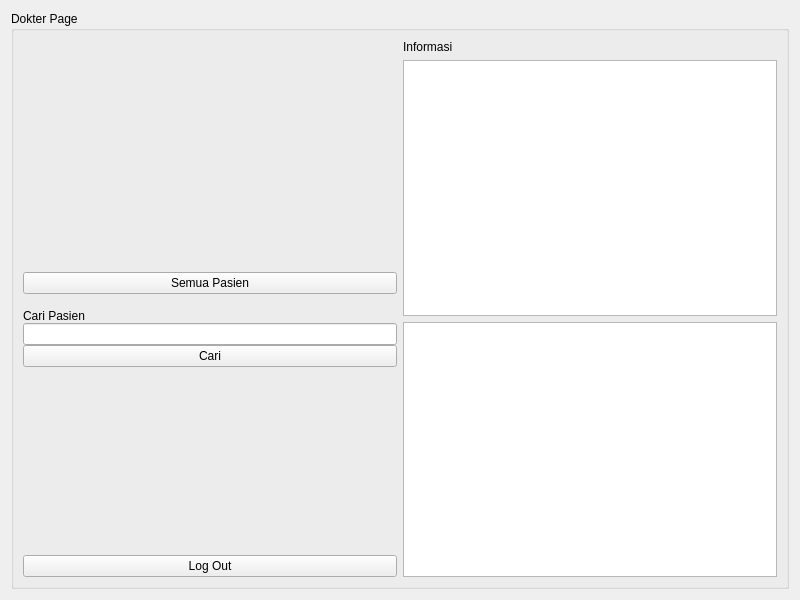
<?xml version="1.0" encoding="UTF-8"?>
<ui version="4.0">
 <class>DokterPage</class>
 <widget class="QWidget" name="DokterPage">
  <property name="geometry">
   <rect>
    <x>0</x>
    <y>0</y>
    <width>800</width>
    <height>600</height>
   </rect>
  </property>
  <property name="maximumSize">
   <size>
    <width>800</width>
    <height>600</height>
   </size>
  </property>
  <property name="windowTitle">
   <string>Form</string>
  </property>
  <layout class="QHBoxLayout" name="horizontalLayout_2">
   <item>
    <widget class="QGroupBox" name="groupBox">
     <property name="title">
      <string>Dokter Page</string>
     </property>
     <layout class="QHBoxLayout" name="horizontalLayout_3">
      <item>
       <layout class="QHBoxLayout" name="horizontalLayout">
        <item>
         <layout class="QVBoxLayout" name="verticalLayout_2">
          <property name="spacing">
           <number>15</number>
          </property>
          <property name="topMargin">
           <number>0</number>
          </property>
          <property name="rightMargin">
           <number>0</number>
          </property>
          <property name="bottomMargin">
           <number>0</number>
          </property>
          <item>
           <spacer name="verticalSpacer_2">
            <property name="orientation">
             <enum>Qt::Vertical</enum>
            </property>
            <property name="sizeHint" stdset="0">
             <size>
              <width>20</width>
              <height>40</height>
             </size>
            </property>
           </spacer>
          </item>
          <item>
           <widget class="QPushButton" name="semuaPasienButton">
            <property name="text">
             <string>Semua Pasien</string>
            </property>
           </widget>
          </item>
          <item>
           <layout class="QVBoxLayout" name="verticalLayout_3">
            <property name="spacing">
             <number>0</number>
            </property>
            <property name="topMargin">
             <number>0</number>
            </property>
            <item>
             <widget class="QLabel" name="label">
              <property name="maximumSize">
               <size>
                <width>16777215</width>
                <height>15</height>
               </size>
              </property>
              <property name="text">
               <string>Cari Pasien</string>
              </property>
             </widget>
            </item>
            <item>
             <widget class="QLineEdit" name="cariPasien"/>
            </item>
            <item>
             <widget class="QPushButton" name="cariPasienButton">
              <property name="text">
               <string>Cari</string>
              </property>
             </widget>
            </item>
            <item>
             <spacer name="verticalSpacer">
              <property name="orientation">
               <enum>Qt::Vertical</enum>
              </property>
              <property name="sizeHint" stdset="0">
               <size>
                <width>20</width>
                <height>40</height>
               </size>
              </property>
             </spacer>
            </item>
           </layout>
          </item>
          <item>
           <widget class="QPushButton" name="logoutButton">
            <property name="text">
             <string>Log Out</string>
            </property>
           </widget>
          </item>
         </layout>
        </item>
        <item>
         <layout class="QVBoxLayout" name="verticalLayout_4">
          <item>
           <widget class="QLabel" name="label_2">
            <property name="text">
             <string>Informasi</string>
            </property>
           </widget>
          </item>
          <item>
           <widget class="QTableWidget" name="tabelDataPasien"/>
          </item>
          <item>
           <widget class="QTextEdit" name="textEdit"/>
          </item>
         </layout>
        </item>
       </layout>
      </item>
     </layout>
    </widget>
   </item>
  </layout>
 </widget>
 <resources/>
 <connections/>
</ui>
